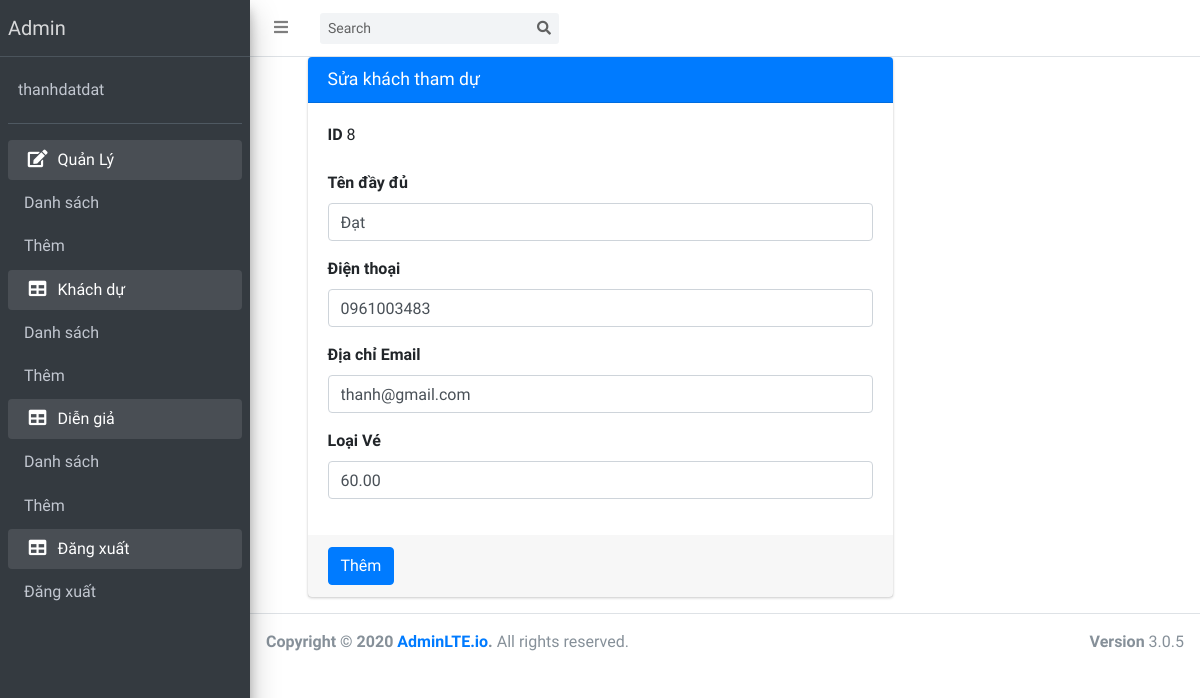
Page /customer/edit.php?id=8 (signed in) on the earlier database version.
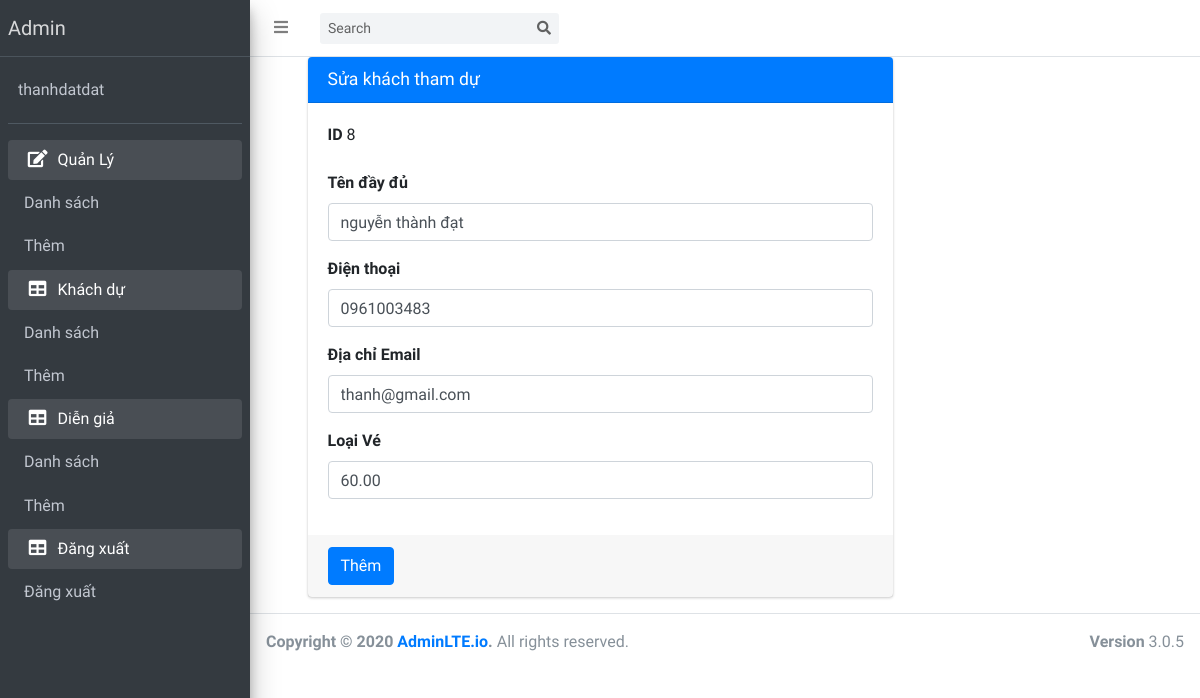
Same page on the later database version.
### tables this page shows
CREATE TABLE `customer` (
  `ID` int(100) NOT NULL,
  `name` varchar(100) NOT NULL,
  `phone` varchar(100) NOT NULL,
  `email` varchar(100) NOT NULL,
  `ticker` varchar(100) NOT NULL
);

### customer/edit.php (the view, shortened to what this page needs)
<?php
include_once '../database/database.php';
if(isset($_SESSION["username"])){
    include '../layout/header.php';
}else{
    header("location:../login/login.php");
}
$id = $_GET['id'];
  $sqlEdit = "SELECT * FROM customer WHERE ID='$id'";
  $query = $conn->prepare($sqlEdit);
  $query->execute(array('ID' => $id));
  while($row = $query->fetch(PDO::FETCH_ASSOC))
  {
      $name = $row['name'];
      $phone = $row['phone'];
      $email = $row['email'];
      $ticker = $row['ticker'];
  }
?>
<section class="content">
      <div class="container-fluid">
        <div class="row">
          <div class="col-md-6" style="margin:0 auto">
            <div class="card card-primary">
              <div class="card-header">
                <h3 class="card-title">Sửa khách tham dự</h3>
              </div>
              <form  action="" method="post" enctype="multipart/form-data">
                <div class="card-body">
                <div class="form-group">
                <label for="exampleInputUsername">ID</label>
                <?php if(isset($_GET['id'])) {$id = $_GET['id']; echo $id;} ?>
                  </div>
                    <div class="form-group">
                <label for="exampleInputName">Tên đầy đủ</label>
                  <input type="text" class="form-control" value="<?php echo $name?>" name="name">
                </div>
                <div class="form-group">
                <label for="exampleInputPhone">Điện thoại</label>
                <input type="text" class="form-control"  value="<?php echo $phone?>" name="phone">
                </div>
                <div class="form-group">
                <label for="exampleInputEmail1">Địa chỉ Email</label>
                  <input type="email" class="form-control" value="<?php echo $email?>" name="email">
                </div>
                <div class="form-group">
                <label for="exampleInputName">Loại Vé</label>
                  <input type="text" class="form-control" value="<?php echo $ticker?>" name="ticker">
                </div>
                </div>
                <div class="card-footer">
                <button type="submit" class="btn btn-primary" name="submit">Thêm</button>
                </div>
              </form>
            </div>
        </div>
      </div>
</section>
<?php include '../layout/footer.php'?>

Differences in the rows shown:
changed customer "thanh@gmail.com": name "Đạt" → "nguyễn thành đạt"
